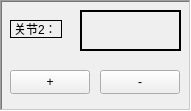
     <widget class="QFrame" name="robotframe2">
      <property name="enabled">
       <bool>true</bool>
      </property>
      <property name="geometry">
       <rect>
        <x>220</x>
        <y>10</y>
        <width>191</width>
        <height>111</height>
       </rect>
      </property>
      <property name="sizePolicy">
       <sizepolicy hsizetype="Fixed" vsizetype="Fixed">
        <horstretch>0</horstretch>
        <verstretch>0</verstretch>
       </sizepolicy>
      </property>
      <property name="frameShape">
       <enum>QFrame::WinPanel</enum>
      </property>
      <property name="frameShadow">
       <enum>QFrame::Sunken</enum>
      </property>
      <widget class="QPushButton" name="pushButton_3">
       <property name="geometry">
        <rect>
         <x>10</x>
         <y>70</y>
         <width>80</width>
         <height>24</height>
        </rect>
       </property>
       <property name="sizePolicy">
        <sizepolicy hsizetype="Fixed" vsizetype="Fixed">
         <horstretch>0</horstretch>
         <verstretch>0</verstretch>
        </sizepolicy>
       </property>
       <property name="text">
        <string>+</string>
       </property>
      </widget>
      <widget class="QPushButton" name="pushButton_4">
       <property name="geometry">
        <rect>
         <x>100</x>
         <y>70</y>
         <width>80</width>
         <height>24</height>
        </rect>
       </property>
       <property name="sizePolicy">
        <sizepolicy hsizetype="Fixed" vsizetype="Fixed">
         <horstretch>0</horstretch>
         <verstretch>0</verstretch>
        </sizepolicy>
       </property>
       <property name="text">
        <string>-</string>
       </property>
      </widget>
      <widget class="QLabel" name="axisposition2">
       <property name="enabled">
        <bool>true</bool>
       </property>
       <property name="geometry">
        <rect>
         <x>80</x>
         <y>10</y>
         <width>101</width>
         <height>41</height>
        </rect>
       </property>
       <property name="sizePolicy">
        <sizepolicy hsizetype="Fixed" vsizetype="Fixed">
         <horstretch>0</horstretch>
         <verstretch>0</verstretch>
        </sizepolicy>
       </property>
       <property name="frameShape">
        <enum>QFrame::WinPanel</enum>
       </property>
       <property name="frameShadow">
        <enum>QFrame::Plain</enum>
       </property>
       <property name="text">
        <string/>
       </property>
      </widget>
      <widget class="QLabel" name="axisname2">
       <property name="geometry">
        <rect>
         <x>10</x>
         <y>20</y>
         <width>52</width>
         <height>18</height>
        </rect>
       </property>
       <property name="sizePolicy">
        <sizepolicy hsizetype="Fixed" vsizetype="Fixed">
         <horstretch>0</horstretch>
         <verstretch>0</verstretch>
        </sizepolicy>
       </property>
       <property name="frameShape">
        <enum>QFrame::Box</enum>
       </property>
       <property name="text">
        <string>关节2：</string>
       </property>
      </widget>
     </widget>
